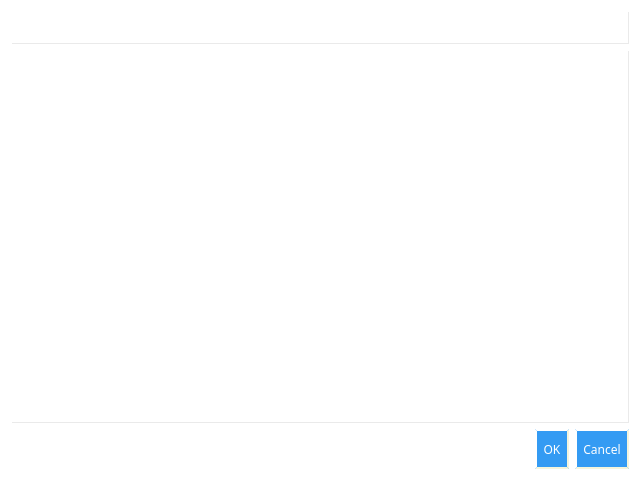
<?xml version="1.0" encoding="UTF-8"?>
<ui version="4.0">
 <class>LocationDialog</class>
 <widget class="QDialog" name="LocationDialog">
  <property name="geometry">
   <rect>
    <x>0</x>
    <y>0</y>
    <width>640</width>
    <height>480</height>
   </rect>
  </property>
  <property name="minimumSize">
   <size>
    <width>0</width>
    <height>480</height>
   </size>
  </property>
  <property name="windowTitle">
   <string>Select location</string>
  </property>
  <property name="styleSheet">
   <string notr="true">background-color: white;
border-width: 1px;</string>
  </property>
  <layout class="QGridLayout" name="gridLayout">
   <item row="0" column="1">
    <widget class="QLineEdit" name="filterLineEdit">
     <property name="styleSheet">
      <string notr="true">color: white;
background-color: white;
    border-style: outset;
    border-width: 1px;
    border-radius: 0px;
    border-color: #EAEAEA;
    font: reguler 14px;
    padding: 6px;</string>
     </property>
     <property name="placeholderText">
      <string>enter search filter...</string>
     </property>
    </widget>
   </item>
   <item row="1" column="1">
    <widget class="QListView" name="listView">
     <property name="styleSheet">
      <string notr="true">color: white;
background-color: white;
    border-style: outset;
    border-width: 1px;
    border-radius: 0px;
    border-color: #EAEAEA;
    font: reguler 14px;
    padding: 6px;</string>
     </property>
     <property name="sizeAdjustPolicy">
      <enum>QAbstractScrollArea::AdjustToContents</enum>
     </property>
     <property name="resizeMode">
      <enum>QListView::Adjust</enum>
     </property>
    </widget>
   </item>
   <item row="2" column="1">
    <widget class="QDialogButtonBox" name="buttonBox">
     <property name="styleSheet">
      <string notr="true">color: white;
background-color: rgb(52, 155, 243);
    border-style: outset;
    border-width: 2px;
    border-radius: 0px;
    border-color: beige;
    font: reguler 14px;
    min-width: 10em;
height: 24px;
    padding: 6px;</string>
     </property>
     <property name="orientation">
      <enum>Qt::Horizontal</enum>
     </property>
     <property name="standardButtons">
      <set>QDialogButtonBox::Cancel|QDialogButtonBox::Ok</set>
     </property>
    </widget>
   </item>
  </layout>
 </widget>
 <resources/>
 <connections>
  <connection>
   <sender>buttonBox</sender>
   <signal>accepted()</signal>
   <receiver>LocationDialog</receiver>
   <slot>accept()</slot>
   <hints>
    <hint type="sourcelabel">
     <x>248</x>
     <y>254</y>
    </hint>
    <hint type="destinationlabel">
     <x>157</x>
     <y>274</y>
    </hint>
   </hints>
  </connection>
  <connection>
   <sender>buttonBox</sender>
   <signal>rejected()</signal>
   <receiver>LocationDialog</receiver>
   <slot>reject()</slot>
   <hints>
    <hint type="sourcelabel">
     <x>316</x>
     <y>260</y>
    </hint>
    <hint type="destinationlabel">
     <x>286</x>
     <y>274</y>
    </hint>
   </hints>
  </connection>
  <connection>
   <sender>filterLineEdit</sender>
   <signal>textChanged(QString)</signal>
   <receiver>LocationDialog</receiver>
   <slot>updateSearchFilter()</slot>
   <hints>
    <hint type="sourcelabel">
     <x>179</x>
     <y>31</y>
    </hint>
    <hint type="destinationlabel">
     <x>393</x>
     <y>25</y>
    </hint>
   </hints>
  </connection>
  <connection>
   <sender>filterLineEdit</sender>
   <signal>returnPressed()</signal>
   <receiver>LocationDialog</receiver>
   <slot>accept()</slot>
   <hints>
    <hint type="sourcelabel">
     <x>48</x>
     <y>26</y>
    </hint>
    <hint type="destinationlabel">
     <x>395</x>
     <y>57</y>
    </hint>
   </hints>
  </connection>
  <connection>
   <sender>listView</sender>
   <signal>activated(QModelIndex)</signal>
   <receiver>LocationDialog</receiver>
   <slot>accept()</slot>
   <hints>
    <hint type="sourcelabel">
     <x>312</x>
     <y>134</y>
    </hint>
    <hint type="destinationlabel">
     <x>396</x>
     <y>143</y>
    </hint>
   </hints>
  </connection>
 </connections>
 <slots>
  <slot>updateSearchFilter()</slot>
 </slots>
</ui>
